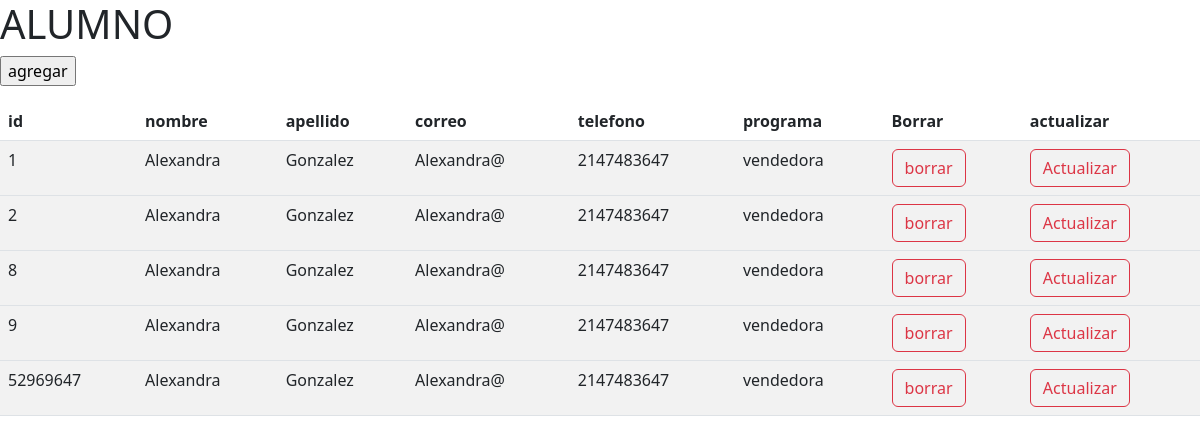
The app's page /views/viewalumno.php?alumno=1 with its own data.
### tables this page shows
CREATE TABLE `alumno` (
  `IdAlumno` int(11) NOT NULL,
  `nombre` varchar(10) NOT NULL,
  `Apellido` varchar(10) NOT NULL,
  `Correo` varchar(10) NOT NULL,
  `Telefono` int(11) NOT NULL,
  `Programa` varchar(10) NOT NULL
);

### models/classalummno.php (called while the page is built, shortened)
<?php
class alumno{
public function consultarAlumno(){
    $conn = connect();
    $sql = "select * from alumno";
    $consulta = $conn -> prepare($sql);
    $consulta -> execute();
    return $consulta;
}
}
?>

### views/viewalumno.php (the view, shortened to what this page needs)
<?php
require_once("../models/classalummno.php");
$alumno = new alumno();
$datos = $alumno -> consultarAlumno();
print('
<html lang="es">
<head>
    <meta charset="UTF-8">
    <meta http-equiv="X-UA-Compatible" content="IE=edge">
    <meta name="viewport" content="width=device-width, initial-scale=1.0">
    <link rel="stylesheet" href="https://cdnjs.cloudflare.com/ajax/libs/twitter-bootstrap/5.2.0/css/bootstrap.min.css">
    <link rel="stylesheet" href="https://cdn.datatables.net/1.12.1/css/dataTables.bootstrap5.min.css">
    <script src="./java.js"></script>
    <title>alumno</title>
</head>
<body>
    <H1>ALUMNO</H1>
    <form action="../Alumno/controladoralumno.php" method="get">
        <input type="submit" id="btnAlumno" name="btnAlumno" value="agregar">
    </form>
    <table id="example" class="table table-striped" style="width:100%">
    <thead>
        <tr>
        <th>id</th>
        <th>nombre</th>
            <th>apellido</th>
            <th>correo</th>
            <th>telefono</th>
            <th>programa</th>
            <th>Borrar</th>
            <th>actualizar</th>
        </tr>
    </thead>
    ');
    while ($data = $datos ->fetch(PDO::FETCH_ASSOC)){
        print('
        <tbody>
        <tr>
            <td>'.$data["IdAlumno"].'</td>
            <td>'.$data["nombre"].'</td>
            <td>'.$data["Apellido"].'</td>
            <td>'.$data["Correo"].'</td>
            <td>'.$data["Telefono"].'</td>
            <td>'.$data["Programa"].'</td>
            <td><a href="../Alumno/controladoralumno.php?id='.$data["IdAlumno"].'&value=borra">
            <input class="btn btn-outline-danger" type="button" name="btnBorrarAlumno" value="borrar" onclick="borrar()" />
            </a></td>
            <td><a href="../Alumno/controladoralumno.php?id='.$data["IdAlumno"].'&value=Actualizar">
            <input class="btn btn-outline-danger" type="button" name="btnActualizarAlumno" value="Actualizar"/>
            </a></td>
            </tr>
        </tbody>
            ');
    }
?>

### records on screen
alumno: IdAlumno "1", nombre "Alexandra", Apellido "Gonzalez", Correo "Alexandra@", Telefono "2147483647", Programa "vendedora"
alumno: IdAlumno "2", nombre "Alexandra", Apellido "Gonzalez", Correo "Alexandra@", Telefono "2147483647", Programa "vendedora"
alumno: IdAlumno "8", nombre "Alexandra", Apellido "Gonzalez", Correo "Alexandra@", Telefono "2147483647", Programa "vendedora"
alumno: IdAlumno "9", nombre "Alexandra", Apellido "Gonzalez", Correo "Alexandra@", Telefono "2147483647", Programa "vendedora"
alumno: IdAlumno "52969647", nombre "Alexandra", Apellido "Gonzalez", Correo "Alexandra@", Telefono "2147483647", Programa "vendedora"
